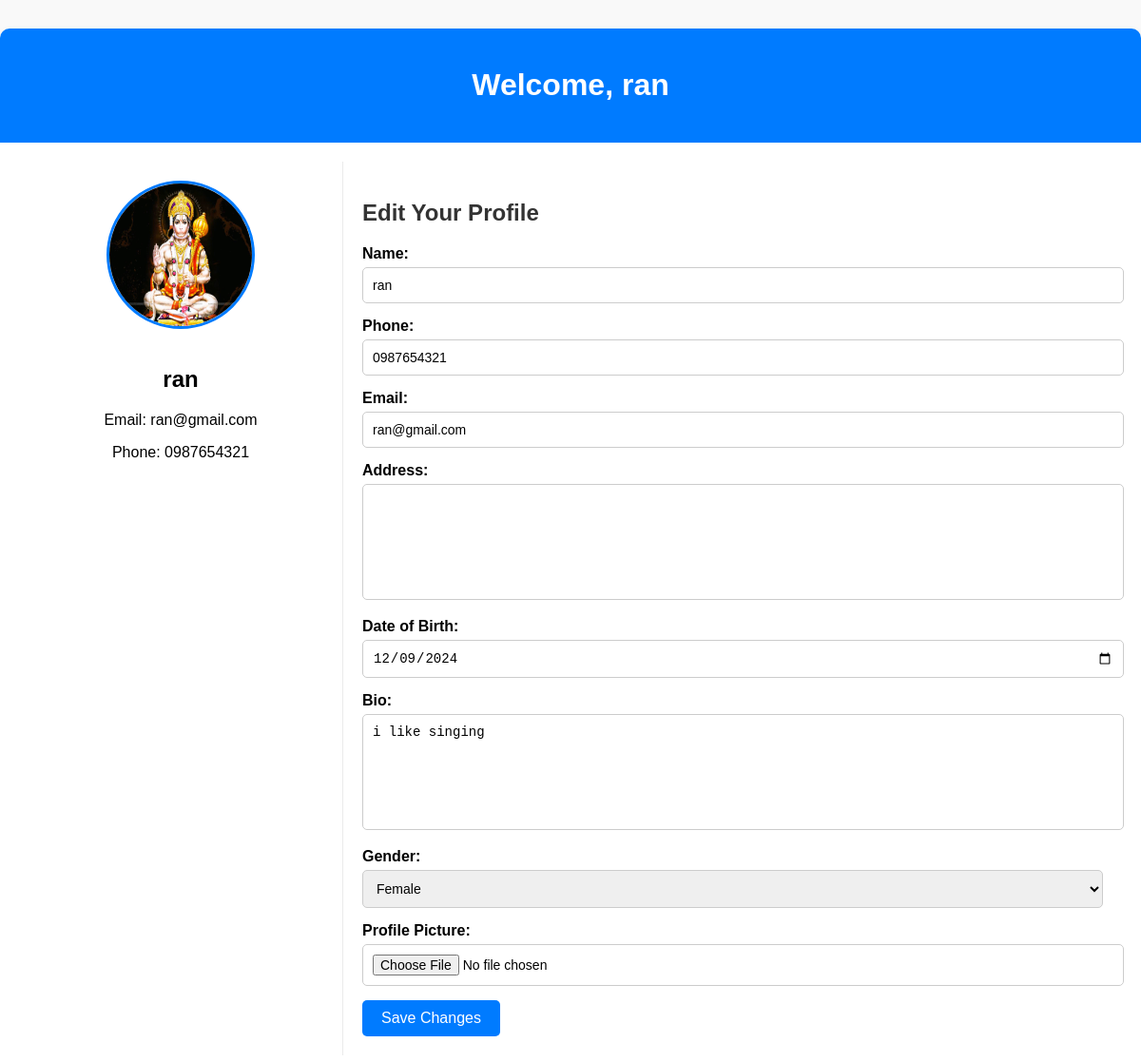
Page /customer/profile/ (signed in) on the committed database.
### customer/models/customer.py (models this page shows, shortened)
class Customer(models.Model):
    name=models.CharField(max_length=50)
    phone=models.CharField(max_length=15)
    email=models.EmailField(unique=True)
    password=models.CharField(max_length=500)
    address = models.TextField(blank=True, null=True)
    profile_image = models.ImageField(upload_to='profile_pics', default='default.jpg')
    dob = models.DateField(blank=True, null=True)  # Date of Birth
    bio = models.TextField(blank=True, null=True)  # Optional bio
    gender = models.CharField(max_length=10, choices=[('Male', 'Male'), ('Female', 'Female'), ('Other', 'Other')], blank=True, null=True)

### customer/middlewares/auth.py (the view)
    def middleware(request):
        if not request.session.get('customer_id'):
           return redirect('login')
        response = get_response(request)
        return response

### customer/views.py (called while the page is built)
    def get(self, request):
        customer_id = request.session.get('customer_id')
        if not customer_id:
            return redirect('login')
        customer = Customer.objects.get(id=customer_id)
        return render(request, 'customer/profile.html', {'customer': customer})

### customer/templates/customer/profile.html (shortened to what this page needs)
{% load static %}
<!DOCTYPE html>
<html lang="en">
<head>
</head>
<body>
    <div class="profile-container">
        <div class="profile-header">
            <h1>Welcome, {{ customer.name }}</h1>
        </div>
        <div class="profile-body">
            <div class="profile-sidebar">
                <div class="profile-pic">
                    {% if customer.profile_image %}
                        <img src="{{ customer.profile_image.url }}" alt="Profile Picture">
                    {% else %}
                        <img src="{% static 'images/customer.jpg' %}" alt="Default Profile Picture">
                    {% endif %}
                </div>
                <h2>{{ customer.name }}</h2>
                <p>Email: {{ customer.email }}</p>
                <p>Phone: {{ customer.phone }}</p>
            </div>
            <div class="profile-form">
                <h2>Edit Your Profile</h2>
                <form method="post" enctype="multipart/form-data">
                    <div class="form-group">
                        <label for="name">Name:</label>
                        <input type="text" name="name" value="{{ customer.name }}" required>
                    </div>
                    <div class="form-group">
                        <label for="phone">Phone:</label>
                        <input type="text" name="phone" value="{{ customer.phone }}" required>
                    </div>
                    <div class="form-group">
                        <label for="email">Email:</label>
                        <input type="email" name="email" value="{{ customer.email }}" required>
                    </div>
                    <div class="form-group">
                        <label for="address">Address:</label>
                        <textarea name="address">{{ customer.address }}</textarea>
                    </div>
                    <div class="form-group">
                        <label for="dob">Date of Birth:</label>
                        <input type="date" name="dob" value="{{ customer.dob|date:'Y-m-d' }}">
                    </div>
                    <div class="form-group">
                        <label for="bio">Bio:</label>
                        <textarea name="bio">{{ customer.bio }}</textarea>
                    </div>
                    <div class="form-group">
                        <label for="gender">Gender:</label>
                        <select name="gender">
                            <option value="Female" {% if customer.gender == "Female" %}selected{% endif %}>Female</option>
                        </select>
                    </div>
                    <div class="form-group">
                        <label for="profile_image">Profile Picture:</label>
                        <input type="file" name="profile_image">
                    </div>
                    <button type="submit" class="btn">Save Changes</button>
                </form>
            </div>
        </div>
    </div>
</body>
</html>

### customer/templates/customer/profile.html (style rules this page uses)
body { font-family: Arial, sans-serif; margin: 0; padding: 0; background-color: #f9f9f9; }
.profile-container { max-width: 1200px; margin: 30px auto; background: white; border-radius: 10px; box-shadow: 0 4px 8px rgba(0, 0, 0, 0.1); overflow: hidden; }
.profile-header { background-color: #007bff; color: white; padding: 20px; text-align: center; }
.profile-body { display: flex; flex-wrap: wrap; padding: 20px; }
.profile-sidebar { flex: 1; max-width: 300px; text-align: center; border-right: 1px solid #eaeaea; padding: 20px; }
.profile-sidebar .profile-pic img { width: 150px; height: 150px; border-radius: 50%; margin-bottom: 15px; border: 3px solid #007bff; }
.profile-form { flex: 2; padding: 20px; }
.profile-form h2 { margin-bottom: 20px; font-size: 24px; color: #333; }
.profile-form .form-group { margin-bottom: 15px; }
.profile-form label { display: block; font-weight: bold; margin-bottom: 5px; }
.profile-form input, .profile-form select, .profile-form textarea { width: 100%; padding: 10px; font-size: 14px; border: 1px solid #ccc; border-radius: 5px; }
.profile-form textarea { resize: none; height: 100px; }
.profile-form .btn { display: inline-block; background-color: #007bff; color: white; border: none; padding: 10px 20px; font-size: 16px; border-radius: 5px; cursor: pointer; }

### rows in the picture
Customer: name "ran", profile_image (picture), email "ran@gmail.com", phone "0987654321", dob "12/09/2024", bio "i like singing", gender "Female"
